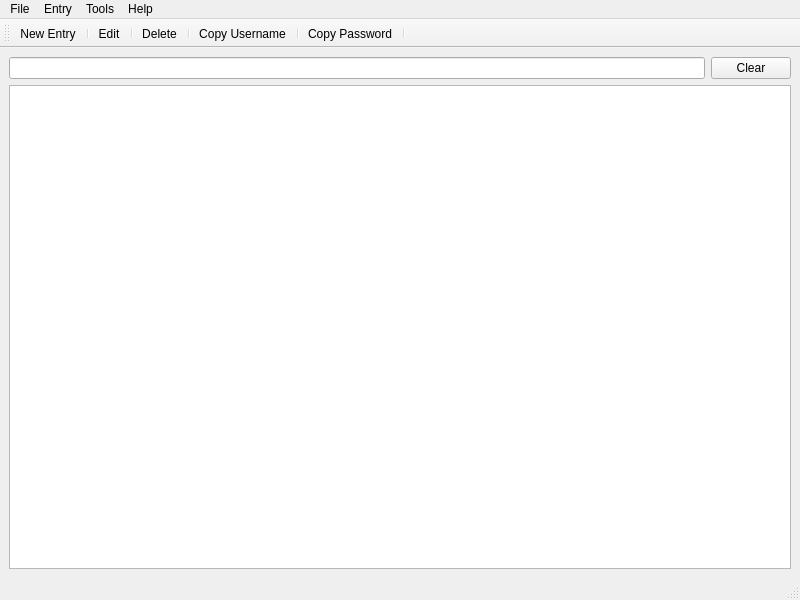
<?xml version="1.0" encoding="UTF-8"?>
<ui version="4.0">
 <class>MainWindow</class>
 <widget class="QMainWindow" name="MainWindow">
  <property name="geometry">
   <rect>
    <x>0</x>
    <y>0</y>
    <width>800</width>
    <height>600</height>
   </rect>
  </property>
  <property name="windowTitle">
   <string>MainWindow</string>
  </property>
  <widget class="QWidget" name="centralwidget">
   <layout class="QVBoxLayout" name="verticalLayout">
    <item>
     <layout class="QGridLayout" name="gridLayout">
      <item row="0" column="1">
       <widget class="QPushButton" name="ClearBtn">
        <property name="text">
         <string>Clear</string>
        </property>
       </widget>
      </item>
      <item row="0" column="0">
       <widget class="QLineEdit" name="searchline"/>
      </item>
     </layout>
    </item>
    <item>
     <widget class="QTableView" name="tableInfo"/>
    </item>
   </layout>
  </widget>
  <widget class="QMenuBar" name="menubar">
   <property name="geometry">
    <rect>
     <x>0</x>
     <y>0</y>
     <width>800</width>
     <height>22</height>
    </rect>
   </property>
   <widget class="QMenu" name="menuFile">
    <property name="title">
     <string>File</string>
    </property>
    <addaction name="actionNew_Entry"/>
    <addaction name="actionSave"/>
    <addaction name="separator"/>
    <addaction name="actionExit_2"/>
   </widget>
   <widget class="QMenu" name="menuEntry">
    <property name="title">
     <string>Entry</string>
    </property>
   </widget>
   <widget class="QMenu" name="menuTools">
    <property name="title">
     <string>Tools</string>
    </property>
   </widget>
   <widget class="QMenu" name="menuHelp">
    <property name="title">
     <string>Help</string>
    </property>
    <addaction name="actionAbout"/>
   </widget>
   <addaction name="menuFile"/>
   <addaction name="menuEntry"/>
   <addaction name="menuTools"/>
   <addaction name="menuHelp"/>
  </widget>
  <widget class="QStatusBar" name="statusbar"/>
  <widget class="QToolBar" name="toolBar">
   <property name="mouseTracking">
    <bool>false</bool>
   </property>
   <property name="tabletTracking">
    <bool>false</bool>
   </property>
   <property name="acceptDrops">
    <bool>false</bool>
   </property>
   <property name="windowTitle">
    <string>toolBar</string>
   </property>
   <property name="allowedAreas">
    <set>Qt::ToolBarArea::AllToolBarAreas</set>
   </property>
   <property name="toolButtonStyle">
    <enum>Qt::ToolButtonStyle::ToolButtonTextBesideIcon</enum>
   </property>
   <attribute name="toolBarArea">
    <enum>TopToolBarArea</enum>
   </attribute>
   <attribute name="toolBarBreak">
    <bool>false</bool>
   </attribute>
   <addaction name="actionNew_Entry"/>
   <addaction name="separator"/>
   <addaction name="actionEdit"/>
   <addaction name="separator"/>
   <addaction name="actionDelete"/>
   <addaction name="separator"/>
   <addaction name="actionCopy_Username"/>
   <addaction name="separator"/>
   <addaction name="actionCopy_Password"/>
   <addaction name="separator"/>
  </widget>
  <action name="actionNew_Entry">
   <property name="icon">
    <iconset theme="QIcon::ThemeIcon::DocumentNew"/>
   </property>
   <property name="text">
    <string>New Entry</string>
   </property>
   <property name="menuRole">
    <enum>QAction::MenuRole::NoRole</enum>
   </property>
  </action>
  <action name="actionEdit">
   <property name="icon">
    <iconset theme="QIcon::ThemeIcon::EditCut"/>
   </property>
   <property name="text">
    <string>Edit</string>
   </property>
   <property name="menuRole">
    <enum>QAction::MenuRole::NoRole</enum>
   </property>
  </action>
  <action name="actionDelete">
   <property name="icon">
    <iconset theme="QIcon::ThemeIcon::EditDelete"/>
   </property>
   <property name="text">
    <string>Delete</string>
   </property>
   <property name="menuRole">
    <enum>QAction::MenuRole::NoRole</enum>
   </property>
  </action>
  <action name="actionCopy_Username">
   <property name="icon">
    <iconset theme="QIcon::ThemeIcon::EditCopy"/>
   </property>
   <property name="text">
    <string>Copy Username</string>
   </property>
   <property name="menuRole">
    <enum>QAction::MenuRole::NoRole</enum>
   </property>
  </action>
  <action name="actionCopy_Password">
   <property name="icon">
    <iconset theme="QIcon::ThemeIcon::EditCopy"/>
   </property>
   <property name="text">
    <string comment="kkk" extracomment="ll">Copy Password</string>
   </property>
   <property name="menuRole">
    <enum>QAction::MenuRole::NoRole</enum>
   </property>
  </action>
  <action name="actionSave">
   <property name="icon">
    <iconset theme="QIcon::ThemeIcon::DocumentSave"/>
   </property>
   <property name="text">
    <string>Save</string>
   </property>
   <property name="menuRole">
    <enum>QAction::MenuRole::NoRole</enum>
   </property>
  </action>
  <action name="actionAbout">
   <property name="icon">
    <iconset theme="QIcon::ThemeIcon::HelpAbout"/>
   </property>
   <property name="text">
    <string>About</string>
   </property>
   <property name="menuRole">
    <enum>QAction::MenuRole::NoRole</enum>
   </property>
  </action>
  <action name="actionExit_2">
   <property name="icon">
    <iconset theme="QIcon::ThemeIcon::ApplicationExit"/>
   </property>
   <property name="text">
    <string>Exit</string>
   </property>
   <property name="menuRole">
    <enum>QAction::MenuRole::NoRole</enum>
   </property>
  </action>
 </widget>
 <resources/>
 <connections/>
</ui>
